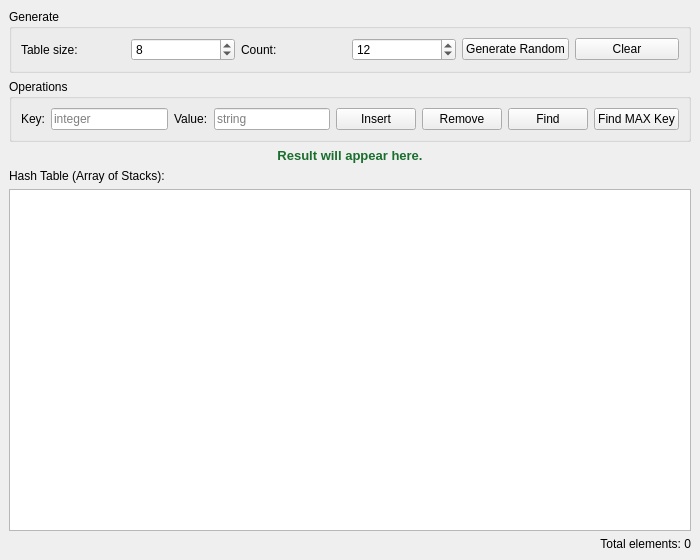
<?xml version="1.0" encoding="UTF-8"?>
<ui version="4.0">
 <class>MainWindow</class>
 <widget class="QMainWindow" name="MainWindow">
  <property name="geometry">
   <rect>
    <x>0</x>
    <y>0</y>
    <width>700</width>
    <height>560</height>
   </rect>
  </property>
  <property name="windowTitle">
   <string>Hash Table — Stack Chaining (Variant 5: Find Max)</string>
  </property>
  <widget class="QWidget" name="centralwidget">
   <layout class="QVBoxLayout" name="verticalLayout">

    <item>
     <widget class="QGroupBox" name="groupGen">
      <property name="title"><string>Generate</string></property>
      <layout class="QHBoxLayout">
       <item>
        <widget class="QLabel"><property name="text"><string>Table size:</string></property></widget>
       </item>
       <item>
        <widget class="QSpinBox" name="spinTableSize">
         <property name="minimum"><number>4</number></property>
         <property name="maximum"><number>64</number></property>
         <property name="value"><number>8</number></property>
        </widget>
       </item>
       <item>
        <widget class="QLabel"><property name="text"><string>Count:</string></property></widget>
       </item>
       <item>
        <widget class="QSpinBox" name="spinCount">
         <property name="minimum"><number>1</number></property>
         <property name="maximum"><number>200</number></property>
         <property name="value"><number>12</number></property>
        </widget>
       </item>
       <item>
        <widget class="QPushButton" name="btnGenerate">
         <property name="text"><string>Generate Random</string></property>
        </widget>
       </item>
       <item>
        <widget class="QPushButton" name="btnClear">
         <property name="text"><string>Clear</string></property>
        </widget>
       </item>
      </layout>
     </widget>
    </item>

    <item>
     <widget class="QGroupBox" name="groupOps">
      <property name="title"><string>Operations</string></property>
      <layout class="QHBoxLayout">
       <item>
        <widget class="QLabel"><property name="text"><string>Key:</string></property></widget>
       </item>
       <item>
        <widget class="QLineEdit" name="editKey">
         <property name="placeholderText"><string>integer</string></property>
         <property name="maximumWidth"><number>80</number></property>
        </widget>
       </item>
       <item>
        <widget class="QLabel"><property name="text"><string>Value:</string></property></widget>
       </item>
       <item>
        <widget class="QLineEdit" name="editValue">
         <property name="placeholderText"><string>string</string></property>
         <property name="maximumWidth"><number>120</number></property>
        </widget>
       </item>
       <item>
        <widget class="QPushButton" name="btnInsert">
         <property name="text"><string>Insert</string></property>
        </widget>
       </item>
       <item>
        <widget class="QPushButton" name="btnRemove">
         <property name="text"><string>Remove</string></property>
        </widget>
       </item>
       <item>
        <widget class="QPushButton" name="btnFind">
         <property name="text"><string>Find</string></property>
        </widget>
       </item>
       <item>
        <widget class="QPushButton" name="btnFindMax">
         <property name="text"><string>Find MAX Key</string></property>
        </widget>
       </item>
      </layout>
     </widget>
    </item>

    <item>
     <widget class="QLabel" name="labelResult">
      <property name="text"><string>Result will appear here.</string></property>
      <property name="alignment"><set>Qt::AlignCenter</set></property>
      <property name="styleSheet"><string>font-weight: bold; color: #1a6e2e; font-size: 13px;</string></property>
     </widget>
    </item>

    <item>
     <widget class="QLabel">
      <property name="text"><string>Hash Table (Array of Stacks):</string></property>
     </widget>
    </item>

    <item>
     <widget class="QPlainTextEdit" name="memoTable">
      <property name="readOnly"><bool>true</bool></property>
      <property name="font">
       <font>
        <family>Courier New</family>
        <pointsize>10</pointsize>
       </font>
      </property>
     </widget>
    </item>

    <item>
     <widget class="QLabel" name="labelCount">
      <property name="text"><string>Total elements: 0</string></property>
      <property name="alignment"><set>Qt::AlignRight</set></property>
     </widget>
    </item>

   </layout>
  </widget>
 </widget>
</ui>
